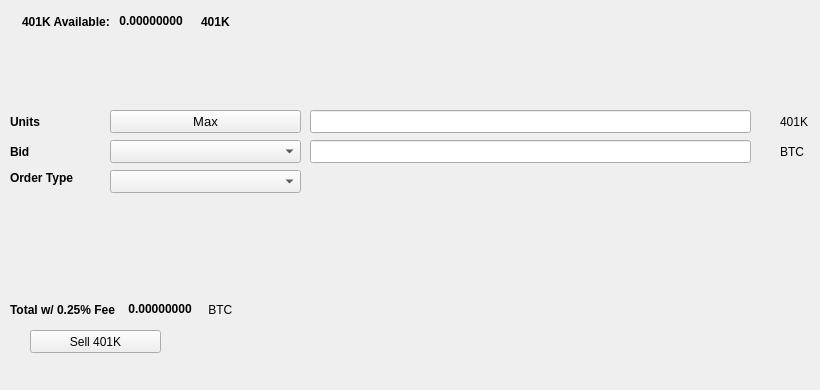
   <widget class="QWidget" name="SellTab">
    <attribute name="title">
     <string>Sell</string>
    </attribute>
    <widget class="QLabel" name="label_16">
     <property name="geometry">
      <rect>
       <x>780</x>
       <y>140</y>
       <width>31</width>
       <height>23</height>
      </rect>
     </property>
     <property name="text">
      <string>BTC</string>
     </property>
    </widget>
    <widget class="QComboBox" name="SellBidcomboBox">
     <property name="geometry">
      <rect>
       <x>110</x>
       <y>140</y>
       <width>191</width>
       <height>23</height>
      </rect>
     </property>
     <property name="font">
      <font>
       <pointsize>10</pointsize>
      </font>
     </property>
    </widget>
    <widget class="QLabel" name="label_18">
     <property name="geometry">
      <rect>
       <x>10</x>
       <y>110</y>
       <width>46</width>
       <height>23</height>
      </rect>
     </property>
     <property name="font">
      <font>
       <weight>75</weight>
       <bold>true</bold>
      </font>
     </property>
     <property name="text">
      <string>Units</string>
     </property>
    </widget>
    <widget class="QPushButton" name="Sell_Max_Amount">
     <property name="geometry">
      <rect>
       <x>110</x>
       <y>110</y>
       <width>191</width>
       <height>23</height>
      </rect>
     </property>
     <property name="font">
      <font>
       <pointsize>10</pointsize>
      </font>
     </property>
     <property name="text">
      <string>Max</string>
     </property>
    </widget>
    <widget class="QLabel" name="label_20">
     <property name="geometry">
      <rect>
       <x>10</x>
       <y>170</y>
       <width>91</width>
       <height>16</height>
      </rect>
     </property>
     <property name="font">
      <font>
       <weight>75</weight>
       <bold>true</bold>
      </font>
     </property>
     <property name="text">
      <string>Order Type</string>
     </property>
    </widget>
    <widget class="QComboBox" name="SellOrdertypeCombo">
     <property name="geometry">
      <rect>
       <x>110</x>
       <y>170</y>
       <width>191</width>
       <height>23</height>
      </rect>
     </property>
     <property name="font">
      <font>
       <pointsize>10</pointsize>
      </font>
     </property>
    </widget>
    <widget class="QLabel" name="label_21">
     <property name="geometry">
      <rect>
       <x>10</x>
       <y>140</y>
       <width>46</width>
       <height>23</height>
      </rect>
     </property>
     <property name="font">
      <font>
       <weight>75</weight>
       <bold>true</bold>
      </font>
     </property>
     <property name="text">
      <string>Bid</string>
     </property>
    </widget>
    <widget class="QLabel" name="label_22">
     <property name="geometry">
      <rect>
       <x>780</x>
       <y>110</y>
       <width>31</width>
       <height>23</height>
      </rect>
     </property>
     <property name="text">
      <string>401K</string>
     </property>
    </widget>
    <widget class="QLineEdit" name="UnitsInput401K">
     <property name="geometry">
      <rect>
       <x>310</x>
       <y>110</y>
       <width>441</width>
       <height>23</height>
      </rect>
     </property>
     <property name="font">
      <font>
       <pointsize>9</pointsize>
       <weight>75</weight>
       <bold>true</bold>
      </font>
     </property>
    </widget>
    <widget class="QLineEdit" name="SellBidPriceEdit">
     <property name="geometry">
      <rect>
       <x>310</x>
       <y>140</y>
       <width>441</width>
       <height>23</height>
      </rect>
     </property>
     <property name="font">
      <font>
       <pointsize>9</pointsize>
       <weight>75</weight>
       <bold>true</bold>
      </font>
     </property>
    </widget>
    <widget class="QPushButton" name="Sell401KBTN">
     <property name="geometry">
      <rect>
       <x>30</x>
       <y>330</y>
       <width>131</width>
       <height>23</height>
      </rect>
     </property>
     <property name="text">
      <string>Sell 401K</string>
     </property>
     <property name="icon">
      <iconset resource="../bitcoin.qrc">
       <normaloff>:/icons/bitcoin</normaloff>:/icons/bitcoin</iconset>
     </property>
    </widget>
    <widget class="QWidget" name="layoutWidget3">
     <property name="geometry">
      <rect>
       <x>22</x>
       <y>12</y>
       <width>258</width>
       <height>19</height>
      </rect>
     </property>
     <layout class="QHBoxLayout" name="horizontalLayout">
      <item>
       <widget class="QLabel" name="label232_2">
        <property name="font">
         <font>
          <weight>75</weight>
          <bold>true</bold>
         </font>
        </property>
        <property name="text">
         <string>401K Available:</string>
        </property>
       </widget>
      </item>
      <item>
       <widget class="QLabel" name="401KAvailableLabel">
        <property name="palette">
         <palette>
          <active>
           <colorrole role="WindowText">
            <brush brushstyle="SolidPattern">
             <color alpha="255">
              <red>0</red>
              <green>0</green>
              <blue>0</blue>
             </color>
            </brush>
           </colorrole>
           <colorrole role="Button">
            <brush brushstyle="SolidPattern">
             <color alpha="255">
              <red>0</red>
              <green>170</green>
              <blue>0</blue>
             </color>
            </brush>
           </colorrole>
           <colorrole role="Light">
            <brush brushstyle="SolidPattern">
             <color alpha="255">
              <red>0</red>
              <green>255</green>
              <blue>0</blue>
             </color>
            </brush>
           </colorrole>
           <colorrole role="Midlight">
            <brush brushstyle="SolidPattern">
             <color alpha="255">
              <red>0</red>
              <green>212</green>
              <blue>0</blue>
             </color>
            </brush>
           </colorrole>
           <colorrole role="Dark">
            <brush brushstyle="SolidPattern">
             <color alpha="255">
              <red>0</red>
              <green>85</green>
              <blue>0</blue>
             </color>
            </brush>
           </colorrole>
           <colorrole role="Mid">
            <brush brushstyle="SolidPattern">
             <color alpha="255">
              <red>0</red>
              <green>113</green>
              <blue>0</blue>
             </color>
            </brush>
           </colorrole>
           <colorrole role="Text">
            <brush brushstyle="SolidPattern">
             <color alpha="255">
              <red>0</red>
              <green>170</green>
              <blue>0</blue>
             </color>
            </brush>
           </colorrole>
           <colorrole role="BrightText">
            <brush brushstyle="SolidPattern">
             <color alpha="255">
              <red>255</red>
              <green>255</green>
              <blue>255</blue>
             </color>
            </brush>
           </colorrole>
           <colorrole role="ButtonText">
            <brush brushstyle="SolidPattern">
             <color alpha="255">
              <red>0</red>
              <green>0</green>
              <blue>0</blue>
             </color>
            </brush>
           </colorrole>
           <colorrole role="Base">
            <brush brushstyle="SolidPattern">
             <color alpha="255">
              <red>255</red>
              <green>255</green>
              <blue>255</blue>
             </color>
            </brush>
           </colorrole>
           <colorrole role="Window">
            <brush brushstyle="SolidPattern">
             <color alpha="255">
              <red>0</red>
              <green>170</green>
              <blue>0</blue>
             </color>
            </brush>
           </colorrole>
           <colorrole role="Shadow">
            <brush brushstyle="SolidPattern">
             <color alpha="255">
              <red>0</red>
              <green>0</green>
              <blue>0</blue>
             </color>
            </brush>
           </colorrole>
           <colorrole role="AlternateBase">
            <brush brushstyle="SolidPattern">
             <color alpha="255">
              <red>127</red>
              <green>212</green>
              <blue>127</blue>
             </color>
            </brush>
           </colorrole>
           <colorrole role="ToolTipBase">
            <brush brushstyle="SolidPattern">
             <color alpha="255">
              <red>255</red>
              <green>255</green>
              <blue>220</blue>
             </color>
            </brush>
           </colorrole>
           <colorrole role="ToolTipText">
            <brush brushstyle="SolidPattern">
             <color alpha="255">
              <red>0</red>
              <green>0</green>
              <blue>0</blue>
             </color>
            </brush>
           </colorrole>
          </active>
          <inactive>
           <colorrole role="WindowText">
            <brush brushstyle="SolidPattern">
             <color alpha="255">
              <red>0</red>
              <green>0</green>
              <blue>0</blue>
             </color>
            </brush>
           </colorrole>
           <colorrole role="Button">
            <brush brushstyle="SolidPattern">
             <color alpha="255">
              <red>0</red>
              <green>170</green>
              <blue>0</blue>
             </color>
            </brush>
           </colorrole>
           <colorrole role="Light">
            <brush brushstyle="SolidPattern">
             <color alpha="255">
              <red>0</red>
              <green>255</green>
              <blue>0</blue>
             </color>
            </brush>
           </colorrole>
           <colorrole role="Midlight">
            <brush brushstyle="SolidPattern">
             <color alpha="255">
              <red>0</red>
              <green>212</green>
              <blue>0</blue>
             </color>
            </brush>
           </colorrole>
           <colorrole role="Dark">
            <brush brushstyle="SolidPattern">
             <color alpha="255">
              <red>0</red>
              <green>85</green>
              <blue>0</blue>
             </color>
            </brush>
           </colorrole>
           <colorrole role="Mid">
            <brush brushstyle="SolidPattern">
             <color alpha="255">
              <red>0</red>
              <green>113</green>
              <blue>0</blue>
             </color>
            </brush>
           </colorrole>
           <colorrole role="Text">
            <brush brushstyle="SolidPattern">
             <color alpha="255">
              <red>0</red>
              <green>170</green>
              <blue>0</blue>
             </color>
            </brush>
           </colorrole>
           <colorrole role="BrightText">
            <brush brushstyle="SolidPattern">
             <color alpha="255">
              <red>255</red>
              <green>255</green>
              <blue>255</blue>
             </color>
            </brush>
           </colorrole>
           <colorrole role="ButtonText">
            <brush brushstyle="SolidPattern">
             <color alpha="255">
              <red>0</red>
              <green>0</green>
              <blue>0</blue>
             </color>
            </brush>
           </colorrole>
           <colorrole role="Base">
            <brush brushstyle="SolidPattern">
             <color alpha="255">
              <red>255</red>
              <green>255</green>
              <blue>255</blue>
             </color>
            </brush>
           </colorrole>
           <colorrole role="Window">
            <brush brushstyle="SolidPattern">
             <color alpha="255">
              <red>0</red>
              <green>170</green>
              <blue>0</blue>
             </color>
            </brush>
           </colorrole>
           <colorrole role="Shadow">
            <brush brushstyle="SolidPattern">
             <color alpha="255">
              <red>0</red>
              <green>0</green>
              <blue>0</blue>
             </color>
            </brush>
           </colorrole>
           <colorrole role="AlternateBase">
            <brush brushstyle="SolidPattern">
             <color alpha="255">
              <red>127</red>
              <green>212</green>
              <blue>127</blue>
             </color>
            </brush>
           </colorrole>
           <colorrole role="ToolTipBase">
            <brush brushstyle="SolidPattern">
             <color alpha="255">
              <red>255</red>
              <green>255</green>
              <blue>220</blue>
             </color>
            </brush>
           </colorrole>
           <colorrole role="ToolTipText">
            <brush brushstyle="SolidPattern">
             <color alpha="255">
              <red>0</red>
              <green>0</green>
              <blue>0</blue>
             </color>
            </brush>
           </colorrole>
          </inactive>
          <disabled>
           <colorrole role="WindowText">
            <brush brushstyle="SolidPattern">
             <color alpha="255">
              <red>0</red>
              <green>85</green>
              <blue>0</blue>
             </color>
            </brush>
           </colorrole>
           <colorrole role="Button">
            <brush brushstyle="SolidPattern">
             <color alpha="255">
              <red>0</red>
              <green>170</green>
              <blue>0</blue>
             </color>
            </brush>
           </colorrole>
           <colorrole role="Light">
            <brush brushstyle="SolidPattern">
             <color alpha="255">
              <red>0</red>
              <green>255</green>
              <blue>0</blue>
             </color>
            </brush>
           </colorrole>
           <colorrole role="Midlight">
            <brush brushstyle="SolidPattern">
             <color alpha="255">
              <red>0</red>
              <green>212</green>
              <blue>0</blue>
             </color>
            </brush>
           </colorrole>
           <colorrole role="Dark">
            <brush brushstyle="SolidPattern">
             <color alpha="255">
              <red>0</red>
              <green>85</green>
              <blue>0</blue>
             </color>
            </brush>
           </colorrole>
           <colorrole role="Mid">
            <brush brushstyle="SolidPattern">
             <color alpha="255">
              <red>0</red>
              <green>113</green>
              <blue>0</blue>
             </color>
            </brush>
           </colorrole>
           <colorrole role="Text">
            <brush brushstyle="SolidPattern">
             <color alpha="255">
              <red>0</red>
              <green>85</green>
              <blue>0</blue>
             </color>
            </brush>
           </colorrole>
           <colorrole role="BrightText">
            <brush brushstyle="SolidPattern">
             <color alpha="255">
              <red>255</red>
              <green>255</green>
              <blue>255</blue>
             </color>
            </brush>
           </colorrole>
           <colorrole role="ButtonText">
            <brush brushstyle="SolidPattern">
             <color alpha="255">
              <red>0</red>
              <green>85</green>
              <blue>0</blue>
             </color>
            </brush>
           </colorrole>
           <colorrole role="Base">
            <brush brushstyle="SolidPattern">
             <color alpha="255">
              <red>0</red>
              <green>170</green>
              <blue>0</blue>
             </color>
            </brush>
           </colorrole>
           <colorrole role="Window">
            <brush brushstyle="SolidPattern">
             <color alpha="255">
              <red>0</red>
              <green>170</green>
              <blue>0</blue>
             </color>
            </brush>
           </colorrole>
           <colorrole role="Shadow">
            <brush brushstyle="SolidPattern">
             <color alpha="255">
              <red>0</red>
              <green>0</green>
              <blue>0</blue>
             </color>
            </brush>
           </colorrole>
           <colorrole role="AlternateBase">
            <brush brushstyle="SolidPattern">
             <color alpha="255">
              <red>0</red>
              <green>170</green>
              <blue>0</blue>
             </color>
            </brush>
           </colorrole>
           <colorrole role="ToolTipBase">
            <brush brushstyle="SolidPattern">
             <color alpha="255">
              <red>255</red>
              <green>255</green>
              <blue>220</blue>
             </color>
            </brush>
           </colorrole>
           <colorrole role="ToolTipText">
            <brush brushstyle="SolidPattern">
             <color alpha="255">
              <red>0</red>
              <green>0</green>
              <blue>0</blue>
             </color>
            </brush>
           </colorrole>
          </disabled>
         </palette>
        </property>
        <property name="font">
         <font>
          <weight>75</weight>
          <bold>true</bold>
         </font>
        </property>
        <property name="text">
         <string> 0.00000000 </string>
        </property>
        <property name="textInteractionFlags">
         <set>Qt::LinksAccessibleByMouse|Qt::TextSelectableByKeyboard|Qt::TextSelectableByMouse</set>
        </property>
       </widget>
      </item>
      <item>
       <widget class="QLabel" name="label401K">
        <property name="font">
         <font>
          <weight>75</weight>
          <bold>true</bold>
         </font>
        </property>
        <property name="text">
         <string>401K</string>
        </property>
       </widget>
      </item>
     </layout>
    </widget>
    <widget class="QWidget" name="layoutWidget">
     <property name="geometry">
      <rect>
       <x>10</x>
       <y>300</y>
       <width>268</width>
       <height>19</height>
      </rect>
     </property>
     <layout class="QHBoxLayout" name="horizontalLayout_2">
      <item>
       <widget class="QLabel" name="label_19">
        <property name="font">
         <font>
          <weight>75</weight>
          <bold>true</bold>
         </font>
        </property>
        <property name="text">
         <string>Total w/ 0.25% Fee </string>
        </property>
       </widget>
      </item>
      <item>
       <widget class="QLabel" name="SellCostLabel">
        <property name="palette">
         <palette>
          <active>
           <colorrole role="WindowText">
            <brush brushstyle="SolidPattern">
             <color alpha="255">
              <red>0</red>
              <green>0</green>
              <blue>0</blue>
             </color>
            </brush>
           </colorrole>
           <colorrole role="Button">
            <brush brushstyle="SolidPattern">
             <color alpha="255">
              <red>0</red>
              <green>170</green>
              <blue>0</blue>
             </color>
            </brush>
           </colorrole>
           <colorrole role="Light">
            <brush brushstyle="SolidPattern">
             <color alpha="255">
              <red>0</red>
              <green>255</green>
              <blue>0</blue>
             </color>
            </brush>
           </colorrole>
           <colorrole role="Midlight">
            <brush brushstyle="SolidPattern">
             <color alpha="255">
              <red>0</red>
              <green>212</green>
              <blue>0</blue>
             </color>
            </brush>
           </colorrole>
           <colorrole role="Dark">
            <brush brushstyle="SolidPattern">
             <color alpha="255">
              <red>0</red>
              <green>85</green>
              <blue>0</blue>
             </color>
            </brush>
           </colorrole>
           <colorrole role="Mid">
            <brush brushstyle="SolidPattern">
             <color alpha="255">
              <red>0</red>
              <green>113</green>
              <blue>0</blue>
             </color>
            </brush>
           </colorrole>
           <colorrole role="Text">
            <brush brushstyle="SolidPattern">
             <color alpha="255">
              <red>0</red>
              <green>170</green>
              <blue>0</blue>
             </color>
            </brush>
           </colorrole>
           <colorrole role="BrightText">
            <brush brushstyle="SolidPattern">
             <color alpha="255">
              <red>255</red>
              <green>255</green>
              <blue>255</blue>
             </color>
            </brush>
           </colorrole>
           <colorrole role="ButtonText">
            <brush brushstyle="SolidPattern">
             <color alpha="255">
              <red>0</red>
              <green>0</green>
              <blue>0</blue>
             </color>
            </brush>
           </colorrole>
           <colorrole role="Base">
            <brush brushstyle="SolidPattern">
             <color alpha="255">
              <red>255</red>
              <green>255</green>
              <blue>255</blue>
             </color>
            </brush>
           </colorrole>
           <colorrole role="Window">
            <brush brushstyle="SolidPattern">
             <color alpha="255">
              <red>0</red>
              <green>170</green>
              <blue>0</blue>
             </color>
            </brush>
           </colorrole>
           <colorrole role="Shadow">
            <brush brushstyle="SolidPattern">
             <color alpha="255">
              <red>0</red>
              <green>0</green>
              <blue>0</blue>
             </color>
            </brush>
           </colorrole>
           <colorrole role="AlternateBase">
            <brush brushstyle="SolidPattern">
             <color alpha="255">
              <red>127</red>
              <green>212</green>
              <blue>127</blue>
             </color>
            </brush>
           </colorrole>
           <colorrole role="ToolTipBase">
            <brush brushstyle="SolidPattern">
             <color alpha="255">
              <red>255</red>
              <green>255</green>
              <blue>220</blue>
             </color>
            </brush>
           </colorrole>
           <colorrole role="ToolTipText">
            <brush brushstyle="SolidPattern">
             <color alpha="255">
              <red>0</red>
              <green>0</green>
              <blue>0</blue>
             </color>
            </brush>
           </colorrole>
          </active>
          <inactive>
           <colorrole role="WindowText">
            <brush brushstyle="SolidPattern">
             <color alpha="255">
              <red>0</red>
              <green>0</green>
              <blue>0</blue>
             </color>
            </brush>
           </colorrole>
           <colorrole role="Button">
            <brush brushstyle="SolidPattern">
             <color alpha="255">
              <red>0</red>
              <green>170</green>
              <blue>0</blue>
             </color>
            </brush>
           </colorrole>
           <colorrole role="Light">
            <brush brushstyle="SolidPattern">
             <color alpha="255">
              <red>0</red>
              <green>255</green>
              <blue>0</blue>
             </color>
            </brush>
           </colorrole>
           <colorrole role="Midlight">
            <brush brushstyle="SolidPattern">
             <color alpha="255">
              <red>0</red>
              <green>212</green>
              <blue>0</blue>
             </color>
            </brush>
           </colorrole>
           <colorrole role="Dark">
            <brush brushstyle="SolidPattern">
             <color alpha="255">
              <red>0</red>
              <green>85</green>
              <blue>0</blue>
             </color>
            </brush>
           </colorrole>
           <colorrole role="Mid">
            <brush brushstyle="SolidPattern">
             <color alpha="255">
              <red>0</red>
              <green>113</green>
              <blue>0</blue>
             </color>
            </brush>
           </colorrole>
           <colorrole role="Text">
            <brush brushstyle="SolidPattern">
             <color alpha="255">
              <red>0</red>
              <green>170</green>
              <blue>0</blue>
             </color>
            </brush>
           </colorrole>
           <colorrole role="BrightText">
            <brush brushstyle="SolidPattern">
             <color alpha="255">
              <red>255</red>
              <green>255</green>
              <blue>255</blue>
             </color>
            </brush>
           </colorrole>
           <colorrole role="ButtonText">
            <brush brushstyle="SolidPattern">
             <color alpha="255">
              <red>0</red>
              <green>0</green>
              <blue>0</blue>
             </color>
            </brush>
           </colorrole>
           <colorrole role="Base">
            <brush brushstyle="SolidPattern">
             <color alpha="255">
              <red>255</red>
              <green>255</green>
              <blue>255</blue>
             </color>
            </brush>
           </colorrole>
           <colorrole role="Window">
            <brush brushstyle="SolidPattern">
             <color alpha="255">
              <red>0</red>
              <green>170</green>
              <blue>0</blue>
             </color>
            </brush>
           </colorrole>
           <colorrole role="Shadow">
            <brush brushstyle="SolidPattern">
             <color alpha="255">
              <red>0</red>
              <green>0</green>
              <blue>0</blue>
             </color>
            </brush>
           </colorrole>
           <colorrole role="AlternateBase">
            <brush brushstyle="SolidPattern">
             <color alpha="255">
              <red>127</red>
              <green>212</green>
              <blue>127</blue>
             </color>
            </brush>
           </colorrole>
           <colorrole role="ToolTipBase">
            <brush brushstyle="SolidPattern">
             <color alpha="255">
              <red>255</red>
              <green>255</green>
              <blue>220</blue>
             </color>
            </brush>
           </colorrole>
           <colorrole role="ToolTipText">
            <brush brushstyle="SolidPattern">
             <color alpha="255">
              <red>0</red>
              <green>0</green>
              <blue>0</blue>
             </color>
            </brush>
           </colorrole>
          </inactive>
          <disabled>
           <colorrole role="WindowText">
            <brush brushstyle="SolidPattern">
             <color alpha="255">
              <red>0</red>
              <green>85</green>
              <blue>0</blue>
             </color>
            </brush>
           </colorrole>
           <colorrole role="Button">
            <brush brushstyle="SolidPattern">
             <color alpha="255">
              <red>0</red>
              <green>170</green>
              <blue>0</blue>
             </color>
            </brush>
           </colorrole>
           <colorrole role="Light">
            <brush brushstyle="SolidPattern">
             <color alpha="255">
              <red>0</red>
              <green>255</green>
              <blue>0</blue>
             </color>
            </brush>
           </colorrole>
           <colorrole role="Midlight">
            <brush brushstyle="SolidPattern">
             <color alpha="255">
              <red>0</red>
              <green>212</green>
              <blue>0</blue>
             </color>
            </brush>
           </colorrole>
           <colorrole role="Dark">
            <brush brushstyle="SolidPattern">
             <color alpha="255">
              <red>0</red>
              <green>85</green>
              <blue>0</blue>
             </color>
            </brush>
           </colorrole>
           <colorrole role="Mid">
            <brush brushstyle="SolidPattern">
             <color alpha="255">
              <red>0</red>
              <green>113</green>
              <blue>0</blue>
             </color>
            </brush>
           </colorrole>
           <colorrole role="Text">
            <brush brushstyle="SolidPattern">
             <color alpha="255">
              <red>0</red>
              <green>85</green>
              <blue>0</blue>
             </color>
            </brush>
           </colorrole>
           <colorrole role="BrightText">
            <brush brushstyle="SolidPattern">
             <color alpha="255">
              <red>255</red>
              <green>255</green>
              <blue>255</blue>
             </color>
            </brush>
           </colorrole>
           <colorrole role="ButtonText">
            <brush brushstyle="SolidPattern">
             <color alpha="255">
              <red>0</red>
              <green>85</green>
              <blue>0</blue>
             </color>
            </brush>
           </colorrole>
           <colorrole role="Base">
            <brush brushstyle="SolidPattern">
             <color alpha="255">
              <red>0</red>
              <green>170</green>
              <blue>0</blue>
             </color>
            </brush>
           </colorrole>
           <colorrole role="Window">
            <brush brushstyle="SolidPattern">
             <color alpha="255">
              <red>0</red>
              <green>170</green>
              <blue>0</blue>
             </color>
            </brush>
           </colorrole>
           <colorrole role="Shadow">
            <brush brushstyle="SolidPattern">
             <color alpha="255">
              <red>0</red>
              <green>0</green>
              <blue>0</blue>
             </color>
            </brush>
           </colorrole>
           <colorrole role="AlternateBase">
            <brush brushstyle="SolidPattern">
             <color alpha="255">
              <red>0</red>
              <green>170</green>
              <blue>0</blue>
             </color>
            </brush>
           </colorrole>
           <colorrole role="ToolTipBase">
            <brush brushstyle="SolidPattern">
             <color alpha="255">
              <red>255</red>
              <green>255</green>
              <blue>220</blue>
             </color>
            </brush>
           </colorrole>
           <colorrole role="ToolTipText">
            <brush brushstyle="SolidPattern">
             <color alpha="255">
              <red>0</red>
              <green>0</green>
              <blue>0</blue>
             </color>
            </brush>
           </colorrole>
          </disabled>
         </palette>
        </property>
        <property name="font">
         <font>
          <weight>75</weight>
          <bold>true</bold>
         </font>
        </property>
        <property name="autoFillBackground">
         <bool>false</bool>
        </property>
        <property name="text">
         <string> 0.00000000</string>
        </property>
        <property name="textInteractionFlags">
         <set>Qt::LinksAccessibleByMouse|Qt::TextSelectableByMouse</set>
        </property>
       </widget>
      </item>
      <item>
       <widget class="QLabel" name="label_17">
        <property name="font">
         <font>
          <weight>50</weight>
          <bold>false</bold>
         </font>
        </property>
        <property name="text">
         <string> BTC</string>
        </property>
       </widget>
      </item>
     </layout>
    </widget>
    <widget class="QLabel" name="label_23">
     <property name="geometry">
      <rect>
       <x>460</x>
       <y>300</y>
       <width>281</width>
       <height>81</height>
      </rect>
     </property>
     <property name="text">
      <string/>
     </property>
     <property name="pixmap">
      <pixmap>:/images/bittrex</pixmap>
     </property>
    </widget>
   </widget>
